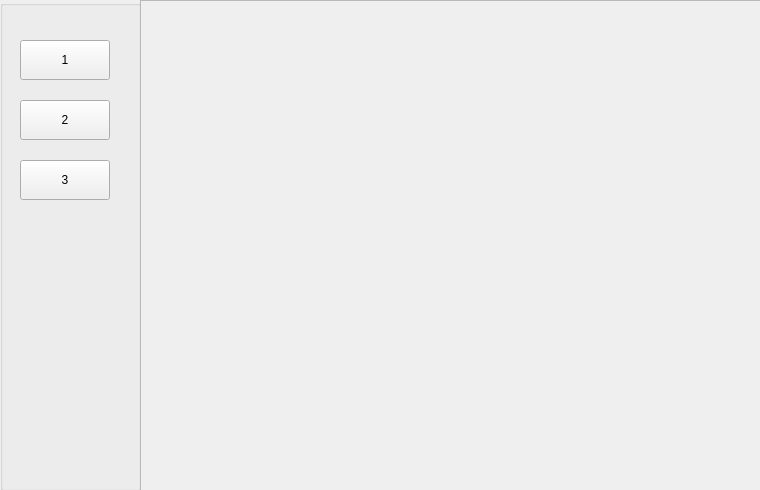
<?xml version="1.0" encoding="UTF-8"?>
<ui version="4.0">
 <class>Form</class>
 <widget class="QWidget" name="Form">
  <property name="geometry">
   <rect>
    <x>0</x>
    <y>0</y>
    <width>760</width>
    <height>490</height>
   </rect>
  </property>
  <property name="windowTitle">
   <string>Form</string>
  </property>
  <widget class="QGroupBox" name="groupBox">
   <property name="geometry">
    <rect>
     <x>0</x>
     <y>0</y>
     <width>141</width>
     <height>491</height>
    </rect>
   </property>
   <property name="title">
    <string/>
   </property>
   <widget class="QPushButton" name="pushButton">
    <property name="geometry">
     <rect>
      <x>20</x>
      <y>40</y>
      <width>90</width>
      <height>40</height>
     </rect>
    </property>
    <property name="text">
     <string>1</string>
    </property>
   </widget>
   <widget class="QPushButton" name="pushButton_2">
    <property name="geometry">
     <rect>
      <x>20</x>
      <y>100</y>
      <width>90</width>
      <height>40</height>
     </rect>
    </property>
    <property name="text">
     <string>2</string>
    </property>
   </widget>
   <widget class="QPushButton" name="pushButton_3">
    <property name="geometry">
     <rect>
      <x>20</x>
      <y>160</y>
      <width>90</width>
      <height>40</height>
     </rect>
    </property>
    <property name="text">
     <string>3</string>
    </property>
   </widget>
  </widget>
  <widget class="QFrame" name="frame">
   <property name="geometry">
    <rect>
     <x>140</x>
     <y>0</y>
     <width>621</width>
     <height>491</height>
    </rect>
   </property>
   <property name="frameShape">
    <enum>QFrame::StyledPanel</enum>
   </property>
   <property name="frameShadow">
    <enum>QFrame::Raised</enum>
   </property>
  </widget>
 </widget>
 <resources/>
 <connections/>
</ui>
